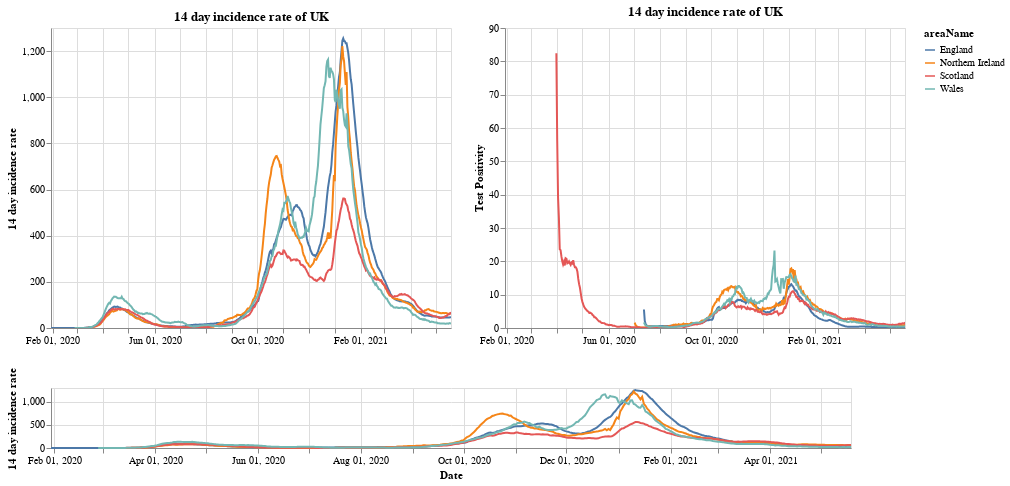

Write notebook code for a chart like this one.
### Markdown cell above
# Plots

First a plot with each country in the UK. The top right shows the positivity rate for (which is the percentage of registered tests which were positive) while the top left is the 14 day incidence rate. The bottom chart can be used to select the timeframe (does not work on a mobile device).

### Code cell
#collapse
brush = alt.selection(type='interval', name='DateBrush',encodings=['x'],fields=['Time'])
leg_selection = alt.selection_multi(fields=['areaName'], bind='legend')

base = alt.Chart(uk_cases).mark_line().encode(
    x=alt.X("yearmonthdate(date):T", axis=alt.Axis(title='Date')),
    y=alt.Y("twoWeeklyCasesRate:Q", axis=alt.Axis(title='14 day incidence rate')),
    tooltip=['areaName', 'date','twoWeeklyCasesRate', 'testPositivity'],
    color='areaName',
    opacity=alt.condition(leg_selection, alt.value(2), alt.value(0.1))
).add_selection(leg_selection).properties(width=400)

upper = base.encode(alt.X('yearmonthdate(date):T', axis=alt.Axis(title=''),
                         scale=alt.Scale(domain=brush))
                   ).properties(title=f'14 day incidence rate of UK')
upper_right = upper.encode(alt.Y('testPositivity:Q', axis=alt.Axis(title='Test Positivity')))
lower = base.properties(height=60, width = 800).add_selection(brush)

(upper | upper_right) & lower

### Figure 1 — Vega-Lite specification as saved in the notebook (floating-point values rounded to 4 significant figures; data arrays with more than 128 entries replaced by an {"elided": "..."} marker saying what was removed)
{"config": {"view": {"continuousWidth": 400, "continuousHeight": 300}}, "vconcat": [{"hconcat": [{"mark": "line", "encoding": {"color": {"type": "nominal", "field": "areaName"}, "opacity": {"condition": {"value": 2, "selection": "selector001"}, "value": 0.1}, "tooltip": [{"type": "nominal", "field": "areaName"}, {"type": "temporal", "field": "date"}, {"type": "quantitative", "field": "twoWeeklyCasesRate"}, {"type": "quantitative", "field": "testPositivity"}], "x": {"type": "temporal", "axis": {"title": ""}, "field": "date", "scale": {"domain": {"selection": "DateBrush"}}, "timeUnit": "yearmonthdate"}, "y": {"type": "quantitative", "axis": {"title": "14 day incidence rate"}, "field": "twoWeeklyCasesRate"}}, "selection": {"selector001": {"type": "multi", "fields": ["areaName"], "bind": "legend"}}, "title": "14 day incidence rate of UK", "width": 400}, {"mark": "line", "encoding": {"color": {"type": "nominal", "field": "areaName"}, "opacity": {"condition": {"value": 2, "selection": "selector001"}, "value": 0.1}, "tooltip": [{"type": "nominal", "field": "areaName"}, {"type": "temporal", "field": "date"}, {"type": "quantitative", "field": "twoWeeklyCasesRate"}, {"type": "quantitative", "field": "testPositivity"}], "x": {"type": "temporal", "axis": {"title": ""}, "field": "date", "scale": {"domain": {"selection": "DateBrush"}}, "timeUnit": "yearmonthdate"}, "y": {"type": "quantitative", "axis": {"title": "Test Positivity"}, "field": "testPositivity"}}, "selection": {"selector001": {"type": "multi", "fields": ["areaName"], "bind": "legend"}}, "title": "14 day incidence rate of UK", "width": 400}]}, {"mark": "line", "encoding": {"color": {"type": "nominal", "field": "areaName"}, "opacity": {"condition": {"value": 2, "selection": "selector001"}, "value": 0.1}, "tooltip": [{"type": "nominal", "field": "areaName"}, {"type": "temporal", "field": "date"}, {"type": "quantitative", "field": "twoWeeklyCasesRate"}, {"type": "quantitative", "field": "testPositivity"}], "x": {"type": "temporal", "axis": {"title": "Date"}, "field": "date", "timeUnit": "yearmonthdate"}, "y": {"type": "quantitative", "axis": {"title": "14 day incidence rate"}, "field": "twoWeeklyCasesRate"}}, "height": 60, "selection": {"selector001": {"type": "multi", "fields": ["areaName"], "bind": "legend"}, "DateBrush": {"type": "interval", "encodings": ["x"], "fields": ["Time"]}}, "width": 800}], "data": {"name": "data-90f9dbd465dd90bc37d6f6bd0c7e6e6a"}, "$schema": "https://vega.github.io/schema/vega-lite/v4.8.1.json", "datasets": {"data-90f9dbd465dd90bc37d6f6bd0c7e6e6a": {"elided": "1812 records"}}}
